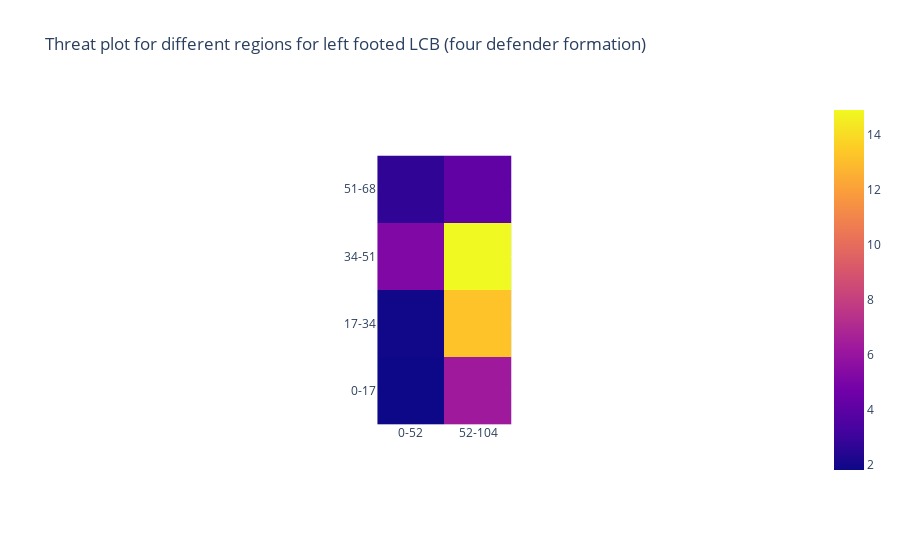

Notebook cell for this chart:
### Code cell
pcolorplotter(rrll_regionwiseoff,'Threat plot for different regions for left footed LCB (four defender formation)')

### Figure 1 — Plotly figure (JSON) as saved in the notebook; plotly's stock layout.template omitted (floating-point values rounded to 4 significant figures)
{"data": [{"coloraxis": "coloraxis", "hovertemplate": "x: %{x}<br>y: %{y}<br>color: %{z}<extra></extra>", "type": "heatmap", "x": ["0-52", "52-104"], "y": ["51-68", "34-51", "17-34", "0-17"], "z": [[2.717, 4.176], [5.214, 14.89], [1.893, 13.22], [1.828, 6.276]]}], "layout": {"autosize": true, "coloraxis": {"colorscale": [[0, "#0d0887"], [0.1111, "#46039f"], [0.2222, "#7201a8"], [0.3333, "#9c179e"], [0.4444, "#bd3786"], [0.5556, "#d8576b"], [0.6667, "#ed7953"], [0.7778, "#fb9f3a"], [0.8889, "#fdca26"], [1, "#f0f921"]]}, "title": {"text": "Threat plot for different regions for left footed LCB (four defender formation)"}, "xaxis": {"autorange": true, "constrain": "domain", "domain": [0.4078, 0.5922], "range": [-0.5, 1.5], "scaleanchor": "y", "type": "category"}, "yaxis": {"autorange": true, "constrain": "domain", "domain": [0, 1], "range": [3.5, -0.5], "type": "category"}}}
